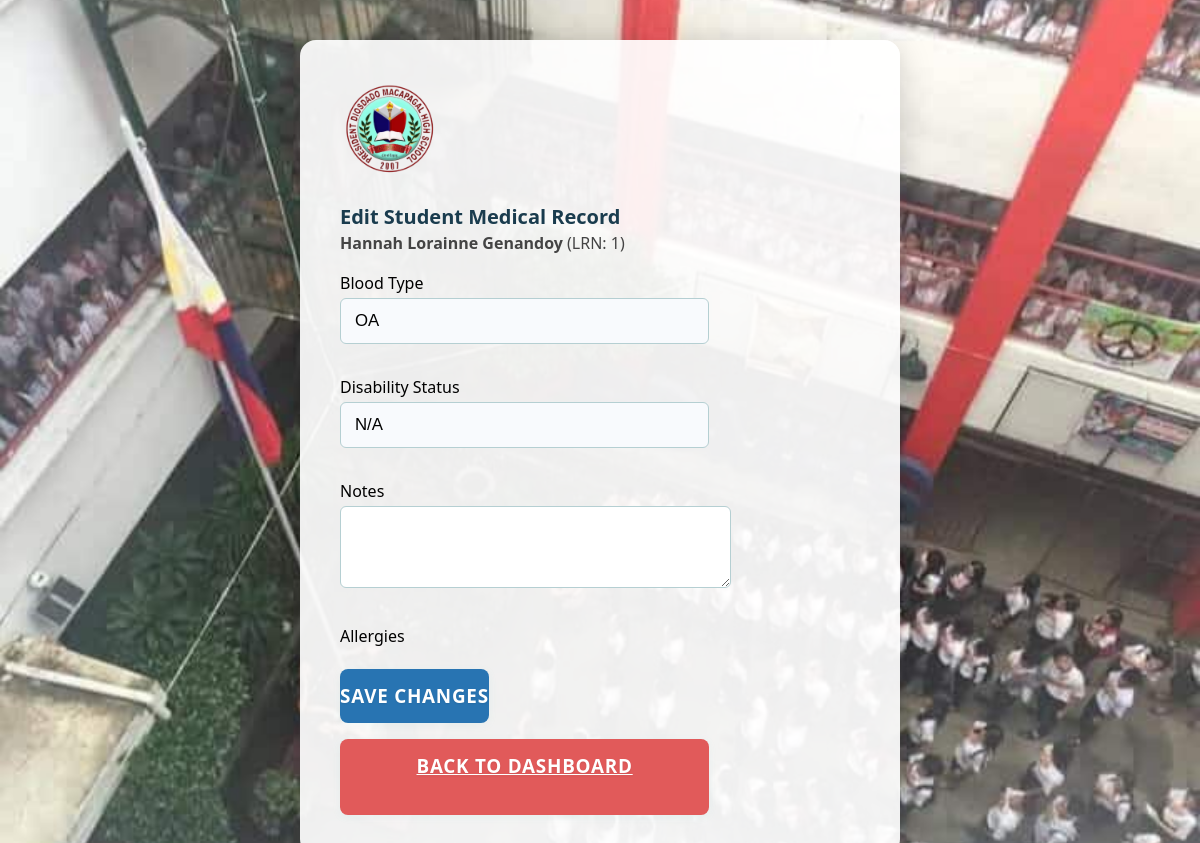
/clinic_edit_student.php?student_id=1 (signed in), run on the app's committed database.
### tables this page shows
CREATE TABLE `students` (
  `student_id` bigint(20) NOT NULL,
  `first_name` varchar(100) NOT NULL,
  `middle_name` varchar(100) DEFAULT NULL,
  `last_name` varchar(100) NOT NULL,
  `birthdate` date NOT NULL,
  `gender` enum('M','F') NOT NULL,
  `address` text DEFAULT NULL,
  `password` varchar(255) DEFAULT NULL,
  `lrn` varchar(20) NOT NULL
);

CREATE TABLE `medical_profiles` (
  `profile_id` bigint(20) NOT NULL,
  `student_id` bigint(20) NOT NULL,
  `blood_type` varchar(5) DEFAULT NULL,
  `disability_status` varchar(100) DEFAULT NULL,
  `notes` text DEFAULT NULL
);

### clinic_edit_student.php (the view, shortened to what this page needs)
<?php
require 'includes/db.php';
$student_id = isset($_GET['student_id']) ? intval($_GET['student_id']) : 0;
$student_sql = "SELECT * FROM students WHERE student_id = ?";
$stmt = $conn->prepare($student_sql);
$stmt->bind_param('i', $student_id);
$stmt->execute();
$student = $stmt->get_result()->fetch_assoc();
$med_sql = "SELECT * FROM medical_profiles WHERE student_id = ?";
$stmt = $conn->prepare($med_sql);
$stmt->bind_param('i', $student_id);
$stmt->execute();
$medical = $stmt->get_result()->fetch_assoc();
?>
<!DOCTYPE html>
<html lang="en">
<head>
    <link rel="stylesheet" href="css/style.css">
</head>
<body>
    <div class="overlay" style="align-items: flex-start; padding: 40px; max-width: 600px;">
        <a href="index.php"><img src="assets/pdmhs_logo.png" alt="PDMHS Logo" class="logo"></a>
        <div class="school-title">Edit Student Medical Record</div>
        <div style="margin-bottom: 18px; color: #444;">
            <b><?php echo htmlspecialchars($student['first_name'] . ' ' . $student['last_name']); ?></b> (LRN: <?php echo htmlspecialchars($student['student_id']); ?>)
        </div>
        <form method="post" class="edit-form">
            <div class="form-group">
                <label for="blood_type">Blood Type</label>
                <input type="text" name="blood_type" id="blood_type" value="<?php echo htmlspecialchars($medical['blood_type'] ?? ''); ?>">
            </div>
            <div class="form-group">
                <label for="disability_status">Disability Status</label>
                <input type="text" name="disability_status" id="disability_status" value="<?php echo htmlspecialchars($medical['disability_status'] ?? ''); ?>">
            </div>
            <div class="form-group">
                <label for="notes">Notes</label>
                <textarea name="notes" id="notes" style="width:100%;padding:10px;border-radius:6px;border:1.5px solid #b5cfd2;min-height:60px;"><?php echo htmlspecialchars($medical['notes'] ?? ''); ?></textarea>
            </div>
            <div class="form-group">
                <label>Allergies</label>
            </div>
            <button type="submit" class="signin-btn">Save Changes</button>
            <a href="clinic_dashboard.php" class="btn btn-faculty" style="width:100%;margin-top:16px;">Back to Dashboard</a>
        </form>
    </div>
</body>
</html>

### css/style.css (style rules this page uses)
body { margin: 0; padding: 0; font-family: 'Segoe UI', Arial, sans-serif; background: url('../assets/pdmhs_campus.jpg') no-repeat center center fixed; background-size: cover; min-height: 100vh; display: flex; align-items: center; justify-content: center; }
.overlay { background: rgba(255,255,255,0.92); max-width: 950px; min-width: 320px; width: 98%; margin: 40px auto 0 auto; border-radius: 16px; box-shadow: 0 8px 32px rgba(0,0,0,0.18); display: flex; flex-direction: column; align-items: center; justify-content: center; padding: 40px 32px 32px 32px; position: relative; overflow: visible; box-sizing: border-box; }
.logo { width: 100px; margin-bottom: 18px; }
.school-title { font-weight: bold; font-size: 1.25rem; text-align: center; margin-bottom: 2px; color: #1a3c4e; }
.form-group { margin-bottom: 18px; width: 100%; }
input[type="text"], input[type="password"] { width: 100%; padding: 12px 14px; border: 1.5px solid #b5cfd2; border-radius: 6px; font-size: 1.05rem; margin-bottom: 0; box-sizing: border-box; background: #f8fafd; transition: border 0.2s, box-shadow 0.2s; }
.btn, .signin-btn, .quick-actions-list button, .search-bar button { font-family: 'Segoe UI', Arial, sans-serif; font-size: 1.18rem; font-weight: 700; letter-spacing: 0.04em; border-radius: 8px; outline: none; box-shadow: 0 2px 8px rgba(95,201,196,0.08); transition: background 0.2s, box-shadow 0.2s, border 0.2s; min-height: 48px; min-width: 120px; padding: 14px 0; border: none; cursor: pointer; display: inline-block; text-align: center; text-transform: uppercase; text-shadow: 0 1px 2px rgba(0,0,0,0.08); margin-left: auto; margin-right: auto; }
.btn-student, .btn-clinic, .signin-btn { background: #2874b2; color: #fff; }
.btn-faculty { background: #e15a5a; color: #fff; }

### clinic_edit_student.php (style rules this page uses)
.edit-form label { font-weight: 500; margin-bottom: 4px; display: block; }
.edit-form input, .edit-form textarea, .edit-form select { margin-bottom: 14px; }
.edit-form .form-group { margin-bottom: 18px; }

### data on the page
students: first_name+last_name "Hannah Lorainne Genandoy", student_id "1"
medical_profiles: blood_type "OA", disability_status "N/A"
